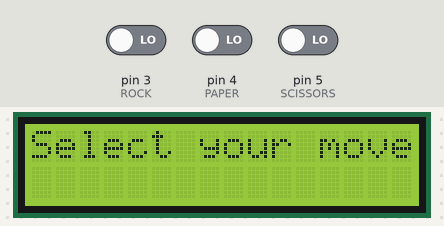
Bench run of a sketch on a simulated Arduino Uno, built with avr-gcc and run on an emulated ATmega328P. Shown: 16×2 character LCD. The test bench sets the inputs (shaded band); at power-on: pin 3 (ROCK) LOW, pin 4 (PAPER) LOW, pin 5 (SCISSORS) LOW. Random numbers use the default seed unless the sketch sets one.

Above: at 1.2 s.
1.3 s: pin 3 (ROCK) driven HIGH
At 2.5 s:
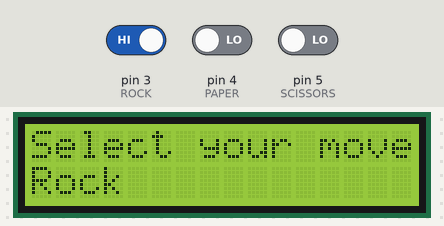
At 4.9 s:
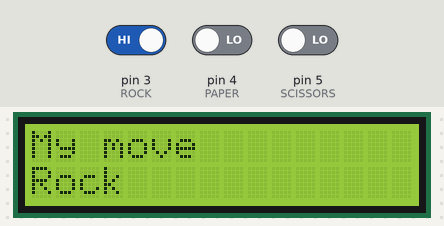
7.3 s: pin 3 (ROCK) driven LOW and pin 4 (PAPER) driven HIGH
10.3 s: pin 4 (PAPER) driven LOW
11.9 s: pin 5 (SCISSORS) driven HIGH
At 12.5 s:
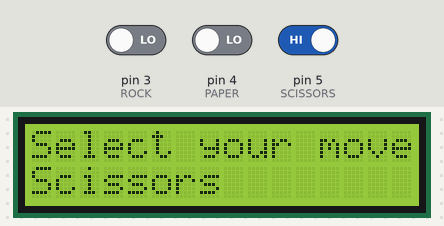
Timing chart, 0 to 14.9 s (numbered marks = the images above; inputs shaded):
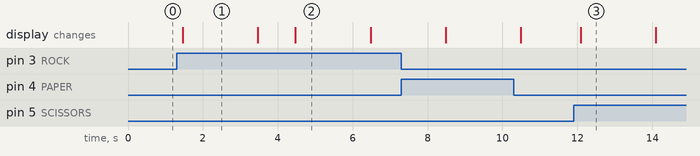

Measured:
- after the input at 1.3 s, the display: changes after 0.17 s (image 1)
- after the input at 11.9 s, the display: changes after 0.19 s (image 3)
- what the display in image 1 shows lasts 2.0 s, from 1.5 s to 3.5 s

The sketch:

rps.ino
```cpp
// (licence header left out)
//----- includes
#include <LiquidCrystal.h>


//----- globals

// LCD pins description
const int rs = 7,   // Register Select
          en = 8,   // Enable
          d4 = 9,   // Data-0
          d5 = 10,  // Data-1
          d6 = 11,  // Data-2
          d7 = 12;  // Data-3

// game choices
const char* choices[] = { "Rock", "Paper", "Scissors" };
const int ROCK = 3, PAPER = 4, SCISSORS = 5;

// winning matrix
// first dimension is the user game, second is the computer game
// 0=draw game, +1=user wins, -1=computer wins
const int win_matrix[3][3] = {
    { 0, -1, +1},
    {+1,  0, -1},
    {-1, +1,  0}
};

// keep track of the scores
int usr_wins = 0, com_wins = 0;


// initialize the LCD
LiquidCrystal lcd(rs, en, d4, d5, d6, d7);


//----- functions

// read the user input from the push buttons
int readUserInput() {

    lcd.clear();
    lcd.print("Select your move");

    int done = -1;
    while (done < 0) {

        // read all the buttons
        for (int i = 3; i < 6; i++) {
            if (digitalRead(i) != LOW) {
                done = i - 3;
                break;
            }
        }

        // wait before doing it again
        delay(100);
    }

    lcd.setCursor(0, 1);
    lcd.print(choices[done]);
    delay(2000);

    return done;
}

// computer input
int readComInput() {

    lcd.clear();
    lcd.print("My move");
    delay(1000);

    // select a random number between 0 - 100 to increase randomness
    int value = random(0, 100) % 3;

    lcd.setCursor(0, 1);
    lcd.print(choices[value]);
    delay(2000);

    return value;
}

// check the winner
void checkWinner(int usr_move, int com_move) {

    lcd.clear();

    int value = win_matrix[usr_move][com_move];
    switch(value) {
        case -1:
            lcd.print("I Win!");
            com_wins++;
            break;
        case 0 :
            lcd.print("Draw Game!");
            break;
        case 1 :
            lcd.print("You Win!");
            usr_wins++;
            break;
    }

    delay(2000);
}

// print scores
void printScores() {
    lcd.clear();
    lcd.print("-- SCORES --");

    lcd.setCursor(0, 1);
    lcd.print("You:");
    lcd.print(usr_wins);

    lcd.print("   Me:");
    lcd.print(com_wins);

    delay(2000);
}

// Arduino setup
void setup() {
    // LCD Setup
    lcd.begin(16, 2);

    // push buttons
    pinMode(ROCK, INPUT);
    pinMode(PAPER, INPUT);
    pinMode(SCISSORS, INPUT);

    // random generator
    randomSeed(analogRead(0));
}

// Arduino main loop
void loop() {
    // wait for user input and print it
    int usr_move = readUserInput();

    // get computer move
    int com_move = readComInput();

    // check the winner
    checkWinner(usr_move, com_move);

    // print scores
    printScores();
}
```
